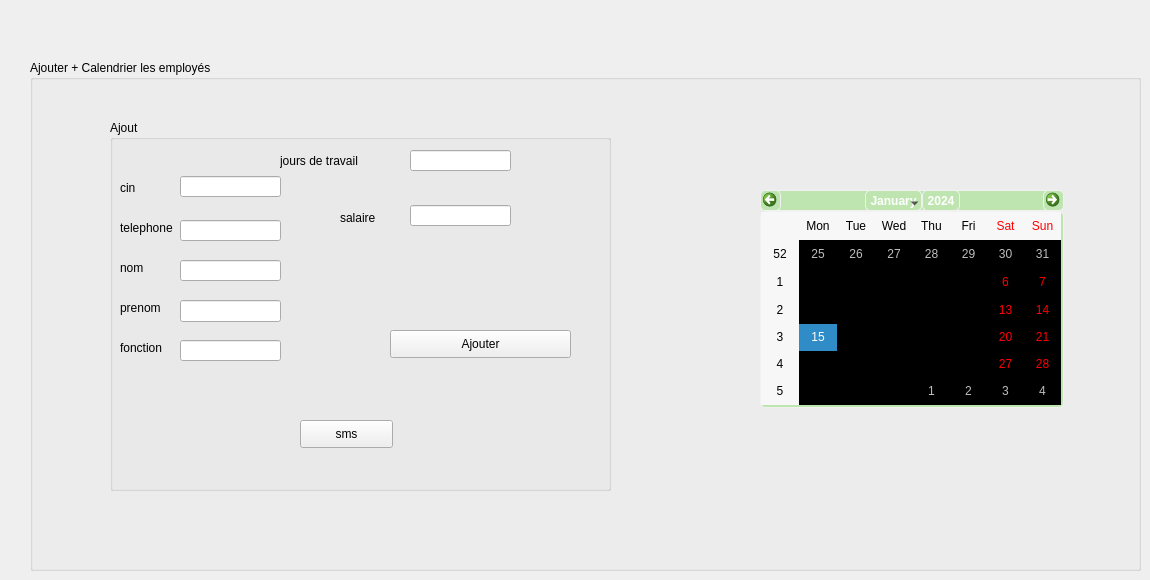
      <widget class="QWidget" name="page_17">
       <widget class="QGroupBox" name="groupBox_22">
        <property name="geometry">
         <rect>
          <x>30</x>
          <y>60</y>
          <width>1111</width>
          <height>511</height>
         </rect>
        </property>
        <property name="title">
         <string>Ajouter + Calendrier les employés</string>
        </property>
        <widget class="QGroupBox" name="groupBox_23">
         <property name="geometry">
          <rect>
           <x>80</x>
           <y>60</y>
           <width>501</width>
           <height>371</height>
          </rect>
         </property>
         <property name="title">
          <string>Ajout</string>
         </property>
         <widget class="QLabel" name="label_51">
          <property name="geometry">
           <rect>
            <x>10</x>
            <y>60</y>
            <width>56</width>
            <height>16</height>
           </rect>
          </property>
          <property name="text">
           <string>cin</string>
          </property>
         </widget>
         <widget class="QLabel" name="label_52">
          <property name="geometry">
           <rect>
            <x>10</x>
            <y>100</y>
            <width>56</width>
            <height>16</height>
           </rect>
          </property>
          <property name="text">
           <string>telephone</string>
          </property>
         </widget>
         <widget class="QLabel" name="label_53">
          <property name="geometry">
           <rect>
            <x>10</x>
            <y>140</y>
            <width>56</width>
            <height>16</height>
           </rect>
          </property>
          <property name="text">
           <string>nom</string>
          </property>
         </widget>
         <widget class="QLabel" name="label_54">
          <property name="geometry">
           <rect>
            <x>10</x>
            <y>180</y>
            <width>56</width>
            <height>16</height>
           </rect>
          </property>
          <property name="text">
           <string>prenom</string>
          </property>
         </widget>
         <widget class="QLabel" name="label_55">
          <property name="geometry">
           <rect>
            <x>10</x>
            <y>220</y>
            <width>56</width>
            <height>16</height>
           </rect>
          </property>
          <property name="text">
           <string>fonction</string>
          </property>
         </widget>
         <widget class="QLabel" name="label_56">
          <property name="geometry">
           <rect>
            <x>170</x>
            <y>30</y>
            <width>91</width>
            <height>21</height>
           </rect>
          </property>
          <property name="text">
           <string>jours de travail</string>
          </property>
         </widget>
         <widget class="QLabel" name="label_57">
          <property name="geometry">
           <rect>
            <x>230</x>
            <y>90</y>
            <width>56</width>
            <height>16</height>
           </rect>
          </property>
          <property name="text">
           <string>salaire</string>
          </property>
         </widget>
         <widget class="QLineEdit" name="le_cin_3">
          <property name="geometry">
           <rect>
            <x>70</x>
            <y>56</y>
            <width>101</width>
            <height>21</height>
           </rect>
          </property>
          <property name="styleSheet">
           <string notr="true"/>
          </property>
          <property name="text">
           <string/>
          </property>
         </widget>
         <widget class="QLineEdit" name="le_tel">
          <property name="geometry">
           <rect>
            <x>70</x>
            <y>100</y>
            <width>101</width>
            <height>21</height>
           </rect>
          </property>
          <property name="styleSheet">
           <string notr="true"/>
          </property>
         </widget>
         <widget class="QLineEdit" name="le_nom_4">
          <property name="geometry">
           <rect>
            <x>70</x>
            <y>140</y>
            <width>101</width>
            <height>21</height>
           </rect>
          </property>
          <property name="styleSheet">
           <string notr="true"/>
          </property>
         </widget>
         <widget class="QLineEdit" name="le_prenom_3">
          <property name="geometry">
           <rect>
            <x>70</x>
            <y>180</y>
            <width>101</width>
            <height>22</height>
           </rect>
          </property>
          <property name="styleSheet">
           <string notr="true"/>
          </property>
         </widget>
         <widget class="QLineEdit" name="le_fonct">
          <property name="geometry">
           <rect>
            <x>70</x>
            <y>220</y>
            <width>101</width>
            <height>21</height>
           </rect>
          </property>
          <property name="styleSheet">
           <string notr="true"/>
          </property>
         </widget>
         <widget class="QLineEdit" name="les_jours">
          <property name="geometry">
           <rect>
            <x>300</x>
            <y>30</y>
            <width>101</width>
            <height>21</height>
           </rect>
          </property>
          <property name="styleSheet">
           <string notr="true"/>
          </property>
         </widget>
         <widget class="QLineEdit" name="le_salaire">
          <property name="geometry">
           <rect>
            <x>300</x>
            <y>85</y>
            <width>101</width>
            <height>21</height>
           </rect>
          </property>
          <property name="styleSheet">
           <string notr="true"/>
          </property>
         </widget>
         <widget class="QPushButton" name="pb_ajouter_2">
          <property name="geometry">
           <rect>
            <x>280</x>
            <y>210</y>
            <width>181</width>
            <height>28</height>
           </rect>
          </property>
          <property name="styleSheet">
           <string notr="true"/>
          </property>
          <property name="text">
           <string>Ajouter</string>
          </property>
         </widget>
         <widget class="QPushButton" name="sms">
          <property name="geometry">
           <rect>
            <x>190</x>
            <y>300</y>
            <width>93</width>
            <height>28</height>
           </rect>
          </property>
          <property name="text">
           <string>sms</string>
          </property>
         </widget>
        </widget>
        <widget class="QCalendarWidget" name="calendarWidget">
         <property name="geometry">
          <rect>
           <x>730</x>
           <y>130</y>
           <width>304</width>
           <height>218</height>
          </rect>
         </property>
         <property name="styleSheet">
          <string notr="true"> background-color: QLinearGradient( x1: 0, y1: 0, x2: 0, y2: 1, stop: 0 #BEE5B0, stop: 0 #BEE5B0, stop: 1 #BEE5B0);
    border-style: solid;
    border: 1px solid #f1f1f1;
    border-radius: 5;</string>
         </property>
        </widget>
       </widget>
      </widget>
